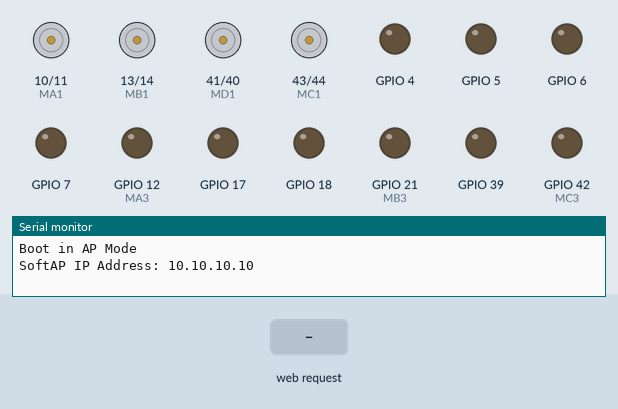
Recording of a sketch running on a simulated ESP32-S3. On the bench: motor-driver pin pairs drawn as motors (green arrow = first pin HIGH = forward, orange = second pin HIGH = backward, longer = more drive), output pins drawn as LEDs (lit = HIGH), the last lines printed to the serial monitor. The test bench sets the inputs (shaded band). WiFi joins after 1.5 s; servers stay silent unless stated; a WiFi scan finds three made-up networks; storage starts empty.

Above: at 3.2 s.
3.3 s: HTTP request GET /button/1 received
At 4.0 s:
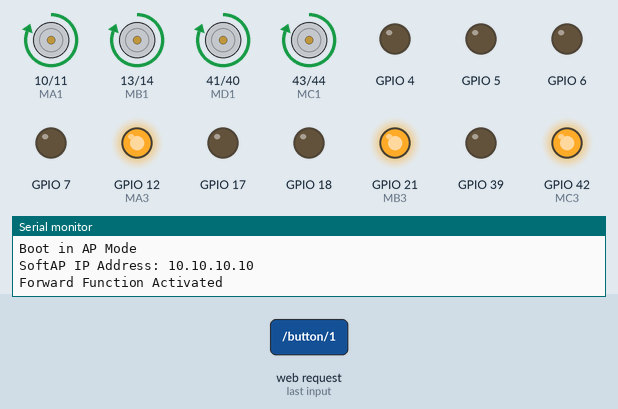
4.8 s: HTTP request GET /button/2 received
At 5.1 s:
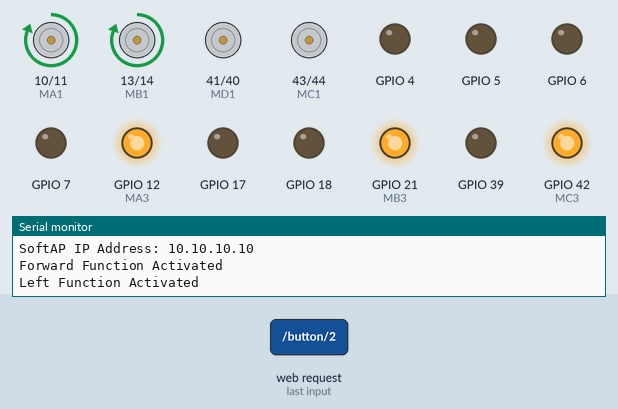
6.3 s: HTTP request GET /button/3 received
At 7.4 s:
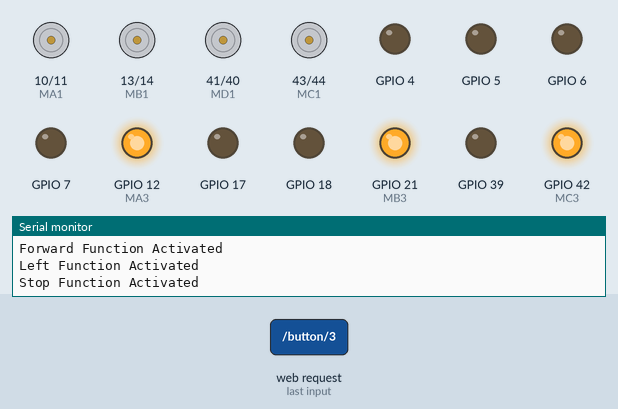
7.8 s: HTTP request GET /button/4 received
At 8.6 s:
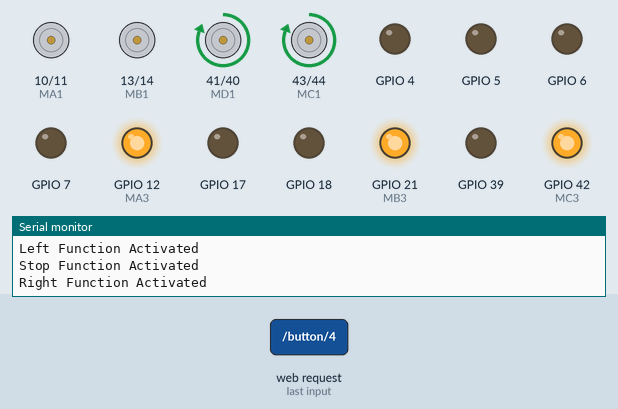
9.3 s: HTTP request GET /button/5 received
At 9.7 s:
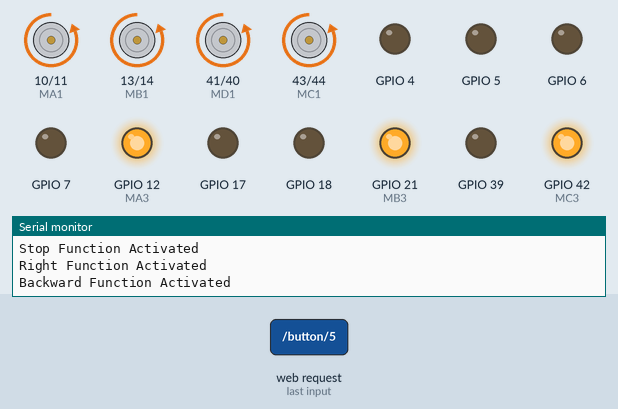
Timing chart, 0 to 11.8 s (numbered marks = the images above; inputs shaded):
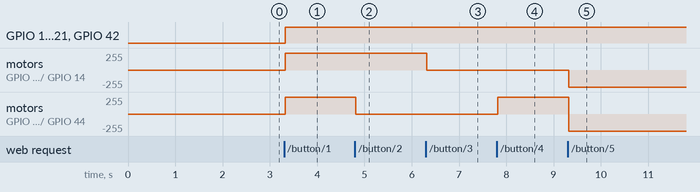

The sketch:

ECS.ino
```cpp
// (licence header left out)
#include "UserDefines.h"
#include "MotorDriver.h"
#include <WiFi.h>
#include <ESPAsyncWebServer.h>
#include <SPIFFS.h>

// Define led and voltage measurement pins
#define LEDPIN 3
#define VBAT 2

// Replace "SNX" below with the serial number of your device (found on the back of the case).
const char *ssid = "Battle Bot AP - SNX";
const char *password = "ecspassword";
const char *targetPassword = "ecspassword";

AsyncWebServer server(80);

bool scanSSID(const char *targetSSID)
{
  int numNetworks = WiFi.scanNetworks();

  for (int i = 0; i < numNetworks; ++i)
  {
    if (WiFi.SSID(i) == targetSSID)
    {
      return true;
    }
  }
  return false;
}

void setup()
{
  Serial.begin(9600);

  pinMode(18, OUTPUT);
  pinMode(17, OUTPUT);
  pinMode(7, OUTPUT);
  pinMode(6, OUTPUT);
  pinMode(5, OUTPUT);
  pinMode(4, OUTPUT);

  pinMode(10, OUTPUT);
  pinMode(11, OUTPUT);
  pinMode(12, OUTPUT);

  pinMode(13, OUTPUT);
  pinMode(14, OUTPUT);
  pinMode(21, OUTPUT);

  pinMode(43, OUTPUT);
  pinMode(44, OUTPUT);
  pinMode(42, OUTPUT);

  pinMode(41, OUTPUT);
  pinMode(40, OUTPUT);
  pinMode(39, OUTPUT);

  if (!SPIFFS.begin(true))
  {
    Serial.println("SPIFFS Error");
    return;
  }

  const char *targetSSID = "BattleBots";
  bool found = scanSSID(targetSSID);

  if (found)
  {
    Serial.println("Boot in Wifi Mode");
    WiFi.begin(targetSSID);
    while (WiFi.status() != WL_CONNECTED)
    {
      delay(1000);
      Serial.println("Connecting");
    }
  }
  else
  {
    Serial.println("Boot in AP Mode");
    WiFi.softAPConfig(IPAddress(10, 10, 10, 10), IPAddress(10, 10, 10, 10), IPAddress(255, 255, 255, 0));
    WiFi.softAP(ssid, password);
    Serial.println("SoftAP IP Address: " + WiFi.softAPIP().toString());
  }

  server.on("/", HTTP_GET, [](AsyncWebServerRequest *request)
            {
    File file = SPIFFS.open("/data/index.html");
    if (!file) {
      Serial.println("Failed to open file");
      request->send(404, "text/plain", "File not found");
      return;
    }
    request->send(SPIFFS, "/index.html", "text/html");
    file.close(); });

    server.on("/button/1", HTTP_GET, [](AsyncWebServerRequest *request)
              {
      forward();
      request->send(200); });

    server.on("/button/2", HTTP_GET, [](AsyncWebServerRequest *request)
              {
      left();
      request->send(200); });

    server.on("/button/3", HTTP_GET, [](AsyncWebServerRequest *request)
              {
      stopFunc();
      request->send(200); });

    server.on("/button/4", HTTP_GET, [](AsyncWebServerRequest *request)
              {
      right();
      request->send(200); });

    server.on("/button/5", HTTP_GET, [](AsyncWebServerRequest *request)
              {
      backward();
      request->send(200); });

  server.begin();
}

void loop()
{
}
```

UserDefines.h
```cpp
// Uncomment ONLY one line to define motor driver
#define USE_TB6612
//#define USE_L298N
```

MotorDriver.cpp
```cpp
// (licence header left out)
#include "MotorDriver.h"
#include "UserDefines.h"
#include <Arduino.h>

#define MA1 10 // IN1A
#define MA2 11 // IN2A
#define MA3 12 // PWMA

#define MB1 13 // IN1B
#define MB2 14 // IN2B
#define MB3 21 // PWMB

#define MC1 43 // IN1C
#define MC2 44 // IN2C
#define MC3 42 // PWMC

#define MD1 41 // IN1D
#define MD2 40 // IN2D
#define MD3 30 // PWMD

#if defined USE_TB6612
// TB6612
void forward()
{
  Serial.println("Forward Function Activated");
  digitalWrite(MA1, HIGH);
  digitalWrite(MA2, LOW);
  digitalWrite(MA3, HIGH);
  digitalWrite(MB1, HIGH);
  digitalWrite(MB2, LOW);
  digitalWrite(MB3, HIGH);
  digitalWrite(MC1, HIGH);
  digitalWrite(MC2, LOW);
  digitalWrite(MC3, HIGH);
  digitalWrite(MD1, HIGH);
  digitalWrite(MD2, LOW);
  digitalWrite(MD3, HIGH);
}

void backward()
{
  Serial.println("Backward Function Activated");
  digitalWrite(MA1, LOW);
  digitalWrite(MA2, HIGH);
  digitalWrite(MA3, HIGH);
  digitalWrite(MB1, LOW);
  digitalWrite(MB2, HIGH);
  digitalWrite(MB3, HIGH);
  digitalWrite(MC1, LOW);
  digitalWrite(MC2, HIGH);
  digitalWrite(MC3, HIGH);
  digitalWrite(MD1, LOW);
  digitalWrite(MD2, HIGH);
  digitalWrite(MD3, HIGH);
}

void right()
{
  Serial.println("Right Function Activated");
  digitalWrite(MA1, LOW);
  digitalWrite(MA2, LOW);
  digitalWrite(MA3, HIGH);
  digitalWrite(MB1, LOW);
  digitalWrite(MB2, LOW);
  digitalWrite(MB3, HIGH);
  digitalWrite(MC1, HIGH);
  digitalWrite(MC2, LOW);
  digitalWrite(MC3, HIGH);
  digitalWrite(MD1, HIGH);
  digitalWrite(MD2, LOW);
  digitalWrite(MD3, HIGH);
}

void left()
{
  Serial.println("Left Function Activated");
  digitalWrite(MA1, HIGH);
  digitalWrite(MA2, LOW);
  digitalWrite(MA3, HIGH);
  digitalWrite(MB1, HIGH);
  digitalWrite(MB2, LOW);
  digitalWrite(MB3, HIGH);
  digitalWrite(MC1, LOW);
  digitalWrite(MC2, LOW);
  digitalWrite(MC3, HIGH);
  digitalWrite(MD1, LOW);
  digitalWrite(MD2, LOW);
  digitalWrite(MD3, HIGH);
}

void stopFunc()
{
  Serial.println("Stop Function Activated");
  digitalWrite(MA1, LOW);
  digitalWrite(MA2, LOW);
  digitalWrite(MA3, HIGH);
  digitalWrite(MB1, LOW);
  digitalWrite(MB2, LOW);
  digitalWrite(MB3, HIGH);
  digitalWrite(MC1, LOW);
  digitalWrite(MC2, LOW);
  digitalWrite(MC3, HIGH);
  digitalWrite(MD1, LOW);
  digitalWrite(MD2, LOW);
  digitalWrite(MD3, HIGH);
}
#elif defined USE_L298N
// L298N
void forward()
{
  Serial.println("Forward Function Activated");
  digitalWrite(MA1, HIGH);
  digitalWrite(MA2, LOW);
  digitalWrite(MA3, HIGH);
  digitalWrite(MB1, HIGH);
  digitalWrite(MB2, LOW);
  digitalWrite(MB3, HIGH);
  digitalWrite(MC1, HIGH);
  digitalWrite(MC2, LOW);
  digitalWrite(MC3, HIGH);
  digitalWrite(MD1, HIGH);
  digitalWrite(MD2, LOW);
  digitalWrite(MD3, HIGH);
}

void backward()
{
  Serial.println("Backward Function Activated");
  digitalWrite(MA1, LOW);
  digitalWrite(MA2, HIGH);
  digitalWrite(MA3, HIGH);
  digitalWrite(MB1, LOW);
  digitalWrite(MB2, HIGH);
  digitalWrite(MB3, HIGH);
  digitalWrite(MC1, LOW);
  digitalWrite(MC2, HIGH);
  digitalWrite(MC3, HIGH);
  digitalWrite(MD1, LOW);
  digitalWrite(MD2, HIGH);
  digitalWrite(MD3, HIGH);
}

void right()
{
  Serial.println("Right Function Activated");
  digitalWrite(MA1, LOW);
  digitalWrite(MA2, LOW);
  digitalWrite(MA3, LOW);
  digitalWrite(MB1, LOW);
  digitalWrite(MB2, LOW);
  digitalWrite(MB3, LOW);
  digitalWrite(MC1, HIGH);
  digitalWrite(MC2, LOW);
  digitalWrite(MC3, HIGH);
  digitalWrite(MD1, HIGH);
  digitalWrite(MD2, LOW);
  digitalWrite(MD3, HIGH);
}

void left()
{
  Serial.println("Left Function Activated");
  digitalWrite(MA1, HIGH);
  digitalWrite(MA2, LOW);
  digitalWrite(MA3, HIGH);
  digitalWrite(MB1, HIGH);
  digitalWrite(MB2, LOW);
  digitalWrite(MB3, HIGH);
  digitalWrite(MC1, LOW);
  digitalWrite(MC2, LOW);
  digitalWrite(MC3, LOW);
  digitalWrite(MD1, LOW);
  digitalWrite(MD2, LOW);
  digitalWrite(MD3, LOW);
}

void stopFunc()
{
  Serial.println("Stop Function Activated");
  digitalWrite(MA1, LOW);
  digitalWrite(MA2, LOW);
  digitalWrite(MA3, LOW);
  digitalWrite(MB1, LOW);
  digitalWrite(MB2, LOW);
  digitalWrite(MB3, LOW);
  digitalWrite(MC1, LOW);
  digitalWrite(MC2, LOW);
  digitalWrite(MC3, LOW);
  digitalWrite(MD1, LOW);
  digitalWrite(MD2, LOW);
  digitalWrite(MD3, LOW);
}
#endif
```

MotorDriver.h
```cpp
// (licence header left out)
#ifndef MDFUNCS
#define MDFUNCS


// TB6612
void forward();
void backward();
void right();
void left();
void stopFunc();


#endif // MDFUNCS
```

Measured:
- after the input at 3.3 s, GPIO 12 (MA3), GPIO 21 (MB3), GPIO 42 (MC3): LOW → HIGH at once; motor on GPIO 10 (MA1) / GPIO 11 (MA2), motor on GPIO 13 (MB1) / GPIO 14 (MB2), motor on GPIO 41 (MD1) / GPIO 40 (MD2), motor on GPIO 43 (MC1) / GPIO 44 (MC2): stopped → forward 255/255 at once
- after the input at 4.8 s, motor on GPIO 41 (MD1) / GPIO 40 (MD2), motor on GPIO 43 (MC1) / GPIO 44 (MC2): forward 255/255 → stopped at once
- after the input at 6.3 s, motor on GPIO 10 (MA1) / GPIO 11 (MA2), motor on GPIO 13 (MB1) / GPIO 14 (MB2): forward 255/255 → stopped at once
- after the input at 7.8 s, motor on GPIO 41 (MD1) / GPIO 40 (MD2), motor on GPIO 43 (MC1) / GPIO 44 (MC2): stopped → forward 255/255 at once
- after the input at 9.3 s, motor on GPIO 10 (MA1) / GPIO 11 (MA2), motor on GPIO 13 (MB1) / GPIO 14 (MB2): stopped → backward 255/255 at once; motor on GPIO 41 (MD1) / GPIO 40 (MD2), motor on GPIO 43 (MC1) / GPIO 44 (MC2): forward 255/255 → backward 255/255 at once
